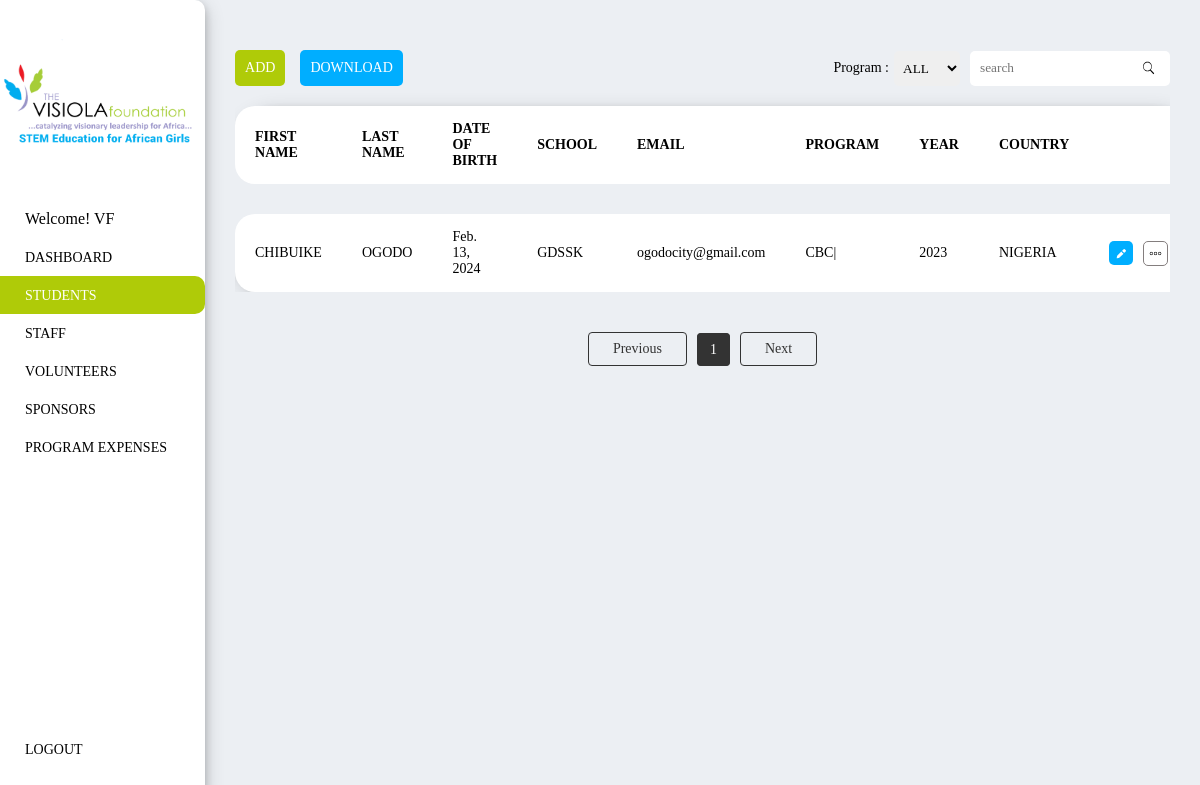
The app's page /programs/ (signed in) with its own data.
### vdb/models.py (models this page shows, shortened)
class Student(models.Model):
    Class = (
        ('SS1', 'SS1'),
        ('SS2 [Art]', 'SS2 [Art]'),
        ('SS2 [Science]', 'SS2 [Science]'),
        ('SS3 [Art]', 'SS3 [Art]'),
        ('SS3 [Science]', 'SS3 [Science]')
    )
    Subjects = (
        ('English','English'),
        ('Mathematics', 'Mathematics'),
        ('Physics','Physics'),
        ('Chemistry','Chemistry'),
        ('Biology','Biology'),
        ('Economics','Economics'),
        ('Government','Government'),
    )
    first_name = models.CharField(max_length=50)
    last_name = models.CharField(max_length=50)
    email = models.EmailField(blank=True, null=True)
    phone_number = models.CharField(max_length=20)
    school = models.ForeignKey(Schools, on_delete=models.CASCADE, related_name='students')
    best_subjects = models.CharField(max_length=50, choices=Subjects)
    worst_subject = models.CharField(max_length=50,choices=Subjects)
    student_class = models.CharField(max_length=50, choices=Class)
    date_of_birth = models.DateField(null=True)
    program_year = models.PositiveIntegerField()
    program_quarter = models.PositiveBigIntegerField(default=1,blank=True)
    program = models.ManyToManyField(Program, related_name='students_attended', blank=True, null=True)
    country = models.ForeignKey(Country, on_delete=models.CASCADE, related_name='students')
    parents_name = models.CharField(max_length=50)
    parent_email = models.CharField(max_length=60, blank=True, null=True)
    house_address = models.CharField(max_length=60)
    English = models.CharField(max_length=1, blank=True, null=True, default=None)
    Mathematics = models.CharField(max_length=1, blank=True, null=True, default=None)
    Physics = models.CharField(max_length=1, blank=True, null=True, default=None)
    Chemistry = models.CharField(max_length=1, blank=True, null=True, default=None)
    Biology = models.CharField(max_length=1, blank=True, null=True, default=None)
    Civic = models.CharField(max_length=1, blank=True, null=True, default=None)
    Economics = models.CharField(max_length=1, blank=True, null=True, default=None)

class Schools(models.Model):
    name = models.CharField(max_length=50)
    def __str__(self):
        return self.name

class Program(models.Model):
    PROGRAM_CHOICES = [
        ('ASCG', 'ASCG'),
        ('CBC', 'CBC'),
        ('DSC', 'DSC'),
        ('SSC','SSC')
    ]
    cohort_choice = [
        ('1','1'),
        ('2','2'),
        ('3','3')
    ]
    topic = models.CharField(max_length=100)
    duration = models.CharField(max_length=100)
    cohort = models.CharField(max_length=50, choices=cohort_choice,blank=True,null=True, default=0)
    name = models.CharField(max_length=10, choices=PROGRAM_CHOICES)
    students = models.ManyToManyField('Student', related_name='attended_programs')

class Country(models.Model):
    name = models.CharField(max_length=50)
    num_of_students = models.PositiveBigIntegerField(default=0)
    def __str__(self):
        return self.name

### vdb/views.py (the view)
# urls.py: path('programs/', programs, name='programs'),
@login_required(login_url='login')
def programs(request):
    programs = Program.objects.all()
    schools = Schools.objects.all()
    countries = Country.objects.all()
    if request.method == 'POST':
        form = StudentForm(request.POST)
        if form.is_valid():
            form.save()
            return redirect('programs')
        else:
            print(form.errors)
    else:
        form = StudentForm()
    program_filter = request.GET.get('program')
    if program_filter:
        students = Student.objects.filter(program__name=program_filter).order_by('-id')
    else:
        students = Student.objects.all().order_by('-id')
    page = request.GET.get('page')
    paginator = Paginator(students, 5)
    students = paginator.get_page(page)
    context = {
        'students': students,
        'programs': programs,
        'schools': schools,
        'countries': countries,
        'program_filter': program_filter,
        'page': 'programs',
        'form': form,
    }
    return render(request, 'sections/programs.html', context)

### vdb/templates/sections/programs.html (shortened to what this page needs)
{%extends 'pages/base.html'%}
{%load static%}
{% block body %}
<div class="page-head">
    <div class="page-head-right">
        <div class="page-btn add-btn" onclick="open_secodary_sidebar('student-form')">ADD</div>
        <div class="page-btn ASCG" onclick="">DOWNLOAD</div>
    </div>
    <div class="page-head-left">
        <div id="program-container">
            <div>Program : </div>
            <select id="programs" onchange="filter_student()">
                <option value="all" {% if program == None %} selected {% endif %}>ALL</option>
            </select>
        </div>
        <div class="page-search">
            <form action="{% url 'search_students' %}" method="get">
                <input type="text" name="query" placeholder="search">
                <button type="submit" class="search-icon">
                    <img src="{% static 'icons/search.svg' %}" width="100%">
                </button>
            </form>
        </div>
    </div>
</div>
<div class="page-body">
    <div id="table-container">
        <table>
            <thead>
                <tr>
                    <th>FIRST NAME</th>
                    <th>LAST NAME</th>
                    <th>DATE OF BIRTH</th>
                    <th>SCHOOL</th>
                    <th>EMAIL</th>
                    <th>PROGRAM</th>
                    <th>YEAR</th>
                    <th>COUNTRY</th>
                    <th></th>
                </tr>
                <tr class="space"></tr>
            </thead>
            <tbody>
            {%for student in students%}
            <tr>
                <td>{{student.first_name|upper}}</td>
                <td>{{student.last_name|upper}}</td>
                <td>{{student.date_of_birth}}</td>
                <td>{{student.school|upper}}</td>
                <td>{{student.email}}</td>
                <td>{%for program in student.program.all%} {{program.name}}|{%endfor%}</td>
                <td>{{student.program_year}}</td>
                <td>{{student.country|upper}}</td>
                <td>
                    <div class="table-btns">
                        <a class="table-btn edit-btn" href="{% url 'programs'%}?edit={{student.id}}&form=student-form">
                            <img src="{%static 'icons/edit.svg'%}" width="13px"/>
                        </a>
                        <div class="table-btn">
                            <button class="info" onclick="studentDetails({{student.id}})">
                                <img src="{% static 'icons/more.png' %}" alt="Delete" width="13px">
                            </button>
                        </div>
                    </div>
                </td>
            </tr>
            {%endfor%}
            </tbody>
        </table>
    </div>
<ul class="pagination">
        {% if students.has_previous %}
            <li class="prev-next"><a href="?page={{ students.previous_page_number }}">Previous</a></li>
        {% else %}
            <li class="prev-next disabled"><a href="#">Previous</a></li>
        {% endif %}
        {% for page_num in students.paginator.page_range %}
            {% if page_num == students.number %}
                <li class="activebtn"><a href="#">{{ page_num }}</a></li>
            {% else %}
                <li><a href="?page={{ page_num }}">{{ page_num }}</a></li>
            {% endif %}
        {% endfor %}
        {% if students.has_next %}
            <li class="prev-next"><a href="?page={{ students.next_page_number }}">Next</a></li>
        {% else %}
            <li class="prev-next disabled"><a href="#">Next</a></li>
        {% endif %}
    </ul>
</div>
{% endblock %}

### vdb/templates/pages/base.html (shortened to what this page needs)
{%load static%}
<!DOCTYPE html>
<html lang="en">
<head>
    <link rel="stylesheet" href="{%static 'styles/base.css'%}">
    <link rel="stylesheet" href="{%static 'styles/table.css'%}">
    <link rel="stylesheet" href="{%static 'styles/dashboard.css'%}">
    <link rel="stylesheet" href="{%static 'styles/form_style.css'%}">
</head>
<body>
    <div id="app-container">
        <div id="app-primary-sidebar">
            <div>
                <div id="app-primary-sidebar-logo">
                    <img src="{%static 'images/logo_new.png'%}" width="100%"/>
                </div>
                <div id="app-primary-sidebar-links">
                     <div class="app-primary-sidebar-link">Welcome! {{request.user|upper}}</div>
                    <div {% if page == "dashboard" %} class="app-primary-sidebar-link active" {%else%}class="app-primary-sidebar-link"{%endif%}><a href="{%url 'home'%}">DASHBOARD</a></div>
                    <div {% if page == "programs" %} class="app-primary-sidebar-link active" {%else%}class="app-primary-sidebar-link"{%endif%}><a href="{%url 'programs'%}">STUDENTS</a></div>
                    <div {% if page == "staffs" %} class="app-primary-sidebar-link active" {%else%}class="app-primary-sidebar-link"{%endif%}><a href="{%url 'staff'%}">STAFF</a></div>
                    <div {% if page == "volunteers" %} class="app-primary-sidebar-link active" {%else%}class="app-primary-sidebar-link"{%endif%}><a href="{%url 'volunteers'%}">VOLUNTEERS</a></div>
                    <div {% if page == "sponsors" %} class="app-primary-sidebar-link active" {%else%}class="app-primary-sidebar-link"{%endif%}><a href="{%url 'sponsors_page' %}">SPONSORS</a></div>
                    <div {% if page == "expenses" %} class="app-primary-sidebar-link active" {%else%}class="app-primary-sidebar-link"{%endif%}><a href="{%url 'expenses' %}">PROGRAM EXPENSES</a></div>
                </div>
            </div>
            <div id="logout-btn">
                <div class="app-primary-sidebar-link"><a href="{%url 'logout'%}">LOGOUT</a></div>
            </div>
        </div>
        <div id="app-main-section">
            {% block body %}
            {% endblock %}
        </div>
    </div>
</body>
</html>

### vdb/static/styles/base.css (style rules this page uses)
* { padding: 0px; margin: 0px; box-sizing: border-box; font-family: Calibri; }
body { background-color: #E9ECF1D1; overflow: hidden; }
#app-container { position: absolute; width: 100%; height: 100%; display: flex; }
#app-primary-sidebar { width: 250px; height: 100%; background-color: #ffffff; border-top-right-radius: 10px; border-bottom-right-radius: 10px; display: flex; flex-direction: column; padding: 20px 0px; justify-content: space-between; overflow: auto; transition: 1s; position: relative; box-shadow: 0 4px 8px 0 rgba(0, 0, 0, 0.2), 0 6px 20px 0 rgba(0, 0, 0, 0.19); }
#app-primary-sidebar-logo { width: 100%; height: 180px; }
#app-primary-sidebar-logo img { width:100%; height: 100%; object-fit:cover; }
.app-primary-sidebar-link { width: 100%; padding: 10px 25px; }
.app-primary-sidebar-link a { text-decoration: none; color: #000000; font-size: 14px; }
.active { background-color: #AFCB08; border-top-right-radius: 10px; border-bottom-right-radius: 10px; }
.active a { color: #ffffff; }
#logout-btn { height: 50px; }
#app-main-section { position: relative; width: 100%; padding: 50px 30px 0px 30px; }
.page-btn { padding: 10px; width: fit-content; height: fit-content; border-radius: 5px; margin-right: 15px; cursor: pointer; font-size: 14px; color: #ffffff; }
.page-head { display: flex; justify-content: space-between; align-items: center; }
.page-head-right { display: flex; }
.page-head-left { display: flex; justify-content: space-between; align-items: center; }
.page-search form { height: 100%; display: flex; align-items: center; justify-content: space-between; background-color: #ffffff; border-radius: 5px; width:200px; padding: 0px 10px; }
#program-container { display: flex; margin-right: 10px; align-items: center; }
#program-container div { font-size: 14px; }
#program-container select { margin-left: 5px; height: 35px; border:0; border-radius: 5px; padding: 0px 5px; }
.search-icon { width: 25px; height: 25px; cursor: pointer; display: flex; justify-content: center; align-items: center; padding: 5px; border: 0px; background-color: transparent; }
.page-search input { width: 100%; height: 35px; border-radius: 5px; border: 0px; background-color: transparent; }
.add-btn { background-color: #AFCB08; }
.ASCG { background-color: #00AEFF; }
.pagination { display: flex; list-style: none; padding: 0; justify-content: center; align-items: center; margin-top: 40px; }
.pagination li { margin: 0 5px; }
.pagination li a, .pagination .prev-next { padding: 8px 12px; text-decoration: none; border: 1px solid #333; color: #333; border-radius: 4px; transition: background-color 0.3s ease; font-size: 14px; }
.prev-next a { border: 0 !important; }
.pagination .activebtn a { background-color: #333; color: white; pointer-events: none; }
.info { display: flex; justify-content: center; align-items: center; border: 1px solid #847e7e; padding: 5px; border-radius: 5px; cursor: pointer; }

### vdb/static/styles/table.css (style rules this page uses)
th,td { text-align: left; padding: 15px 20px; font-size: 14px; }
th:first-child { border-top-left-radius: 20px; border-bottom-left-radius: 20px; }
th:last-child { border-top-right-radius: 20px; border-bottom-right-radius: 20px; }
thead { background-color: #ffffff; }
tbody { background-color: #ffffff; }
tbody tr { border-bottom: 1px solid #8e8a8a8b; }
tbody tr:first-child > td:first-child { border-top-left-radius: 20px; }
tbody tr:first-child > td:last-child { border-top-right-radius: 20px; }
tbody tr:last-child > td:first-child { border-bottom-left-radius: 20px; }
tbody tr:last-child > td:last-child { border-bottom-right-radius: 20px; }
.table-btns { display: flex; }
.table-btn { width:24px; height: 24px; margin-right: 10px; cursor: pointer; display: flex; justify-content: center; align-items: center; border-radius: 5px; cursor: pointer; opacity: 1; }
.edit-btn { background-color: #00AEFF; }
tbody tr:last-child { border: 0px; }
#table-container { overflow-x: auto; }
table { width:100%; margin-top: 20px; border-collapse: collapse; border-radius: 40px; box-shadow: 0 4px 8px 0 rgba(0, 0, 0, 0.2), 0 6px 20px 0 rgba(0, 0, 0, 0.19); }
.space { height: 30px; }
table button { border: 0; background-color: transparent; }

### vdb/static/styles/dashboard.css (style rules this page uses)
#app-main-section { overflow: auto; height: 100%; }

### records on screen
Student: first_name "CHIBUIKE", last_name "OGODO", date_of_birth "Feb. 13, 2024", school "GDSSK", email "ogodocity@gmail.com", program_year "2023", country "NIGERIA"
Program: name "CBC"

### other values on screen
{{ request.user|upper }} "VF"
{{ page_num }} "1"
